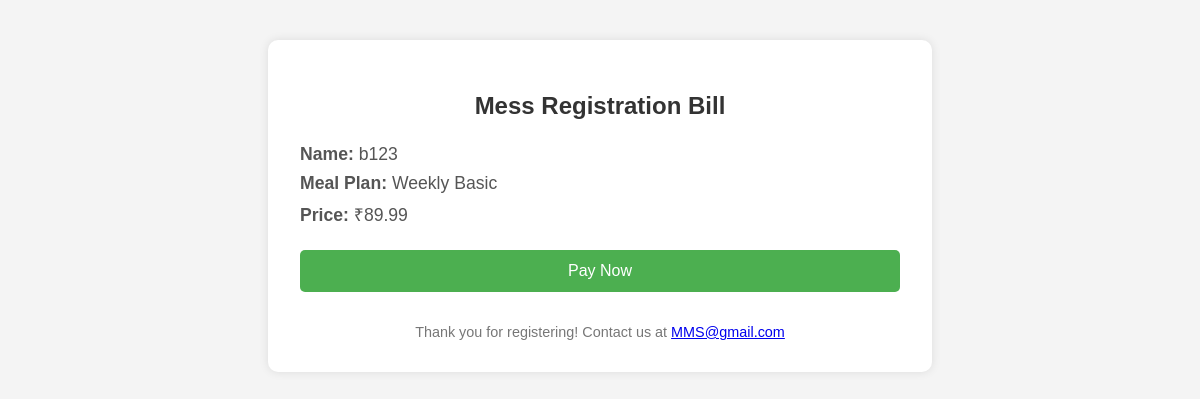
The app's page /bill/6/1 (signed in) with its own data.
### models.py (models this page shows, shortened)
class User(UserMixin, db.Model):
    __tablename__ = 'users'
    id = db.Column(db.Integer, primary_key=True)
    username = db.Column(db.String(80), unique=True, nullable=False)
    email = db.Column(db.String(120), unique=True, nullable=False)
    password_hash = db.Column(db.String(128))
    role = db.Column(db.String(20), default='student')
    created_at = db.Column(db.DateTime, default=datetime.utcnow)
    last_login = db.Column(db.DateTime)
    is_active = db.Column(db.Boolean, default=False)
    email_verified = db.Column(db.Boolean, default=False)
    meals = db.relationship('Meal', backref='user', lazy=True)
    subscriptions = db.relationship('Subscription', backref='user', lazy=True)
    payments = db.relationship('Payment', backref='user', lazy=True)

class MealPlan(db.Model):
    __tablename__ = 'meal_plans'
    id = db.Column(db.Integer, primary_key=True)
    name = db.Column(db.String(100), nullable=False)
    description = db.Column(db.Text)
    price = db.Column(db.Float, nullable=False)
    duration = db.Column(db.Integer, nullable=False)  # in days
    meals_included = db.Column(db.Integer, nullable=False)
    created_at = db.Column(db.DateTime, default=datetime.utcnow)
    is_active = db.Column(db.Boolean, default=True)

### app.py (the view)
@app.route('/bill/<int:user_id>/<int:plan_id>')
@login_required
def bill(user_id, plan_id):
    if current_user.id != user_id and not current_user.is_admin:
        flash('You do not have permission to view this bill', 'danger')
        return redirect(url_for('main.dashboard'))
    user = User.query.get_or_404(user_id)
    meal_plan = MealPlan.query.get_or_404(plan_id)
    return render_template('main/bill.html', user=user, meal_plan=meal_plan)

### app.py (called while the page is built)
@login_manager.user_loader
def load_user(user_id):
    return User.query.get(int(user_id))

@app.before_request
def before_request():
    if current_user.is_authenticated:
        current_user.last_login = datetime.utcnow()
        db.session.commit()

### templates/main/bill.html (shortened to what this page needs)
<!DOCTYPE html>
<html lang="en">
  <head>
  </head>
  <body>
    <div class="bill-container" id="bill">
      <h2>Mess Registration Bill</h2>
      <div class="bill-details">
        <p><strong>Name:</strong> {{ user.username }}</p>
        <p><strong>Meal Plan:</strong> {{ meal_plan.name }}</p>
        <p><strong>Price:</strong> ₹{{ meal_plan.price }}</p>
      </div>
      <button onclick="downloadPDF()">Pay Now</button>
    <div class="footer">
      Thank you for registering! Contact us at
      <a href="mailto:MMS@gmail.com">MMS@gmail.com</a>
    </div>
  </body>
</html>

### templates/main/bill.html (style rules this page uses)
body { font-family: Arial, sans-serif; padding: 2rem; background-color: #f4f4f4; }
.bill-container { max-width: 600px; margin: auto; background: #fff; padding: 2rem; border-radius: 10px; box-shadow: 0 0 10px rgba(0, 0, 0, 0.1); }
h2 { text-align: center; margin-bottom: 1.5rem; color: #333; }
.bill-details p { margin: 0.5rem 0; font-size: 1.1rem; color: #555; }
.footer { text-align: center; margin-top: 2rem; font-size: 0.9rem; color: #777; }
button { display: block; width: 100%; padding: 0.75rem; font-size: 1rem; background-color: #4caf50; color: white; border: none; border-radius: 5px; cursor: pointer; margin-top: 1.5rem; }

### records on screen
User: username "b123"
MealPlan: name "Weekly Basic", price "89.99"
